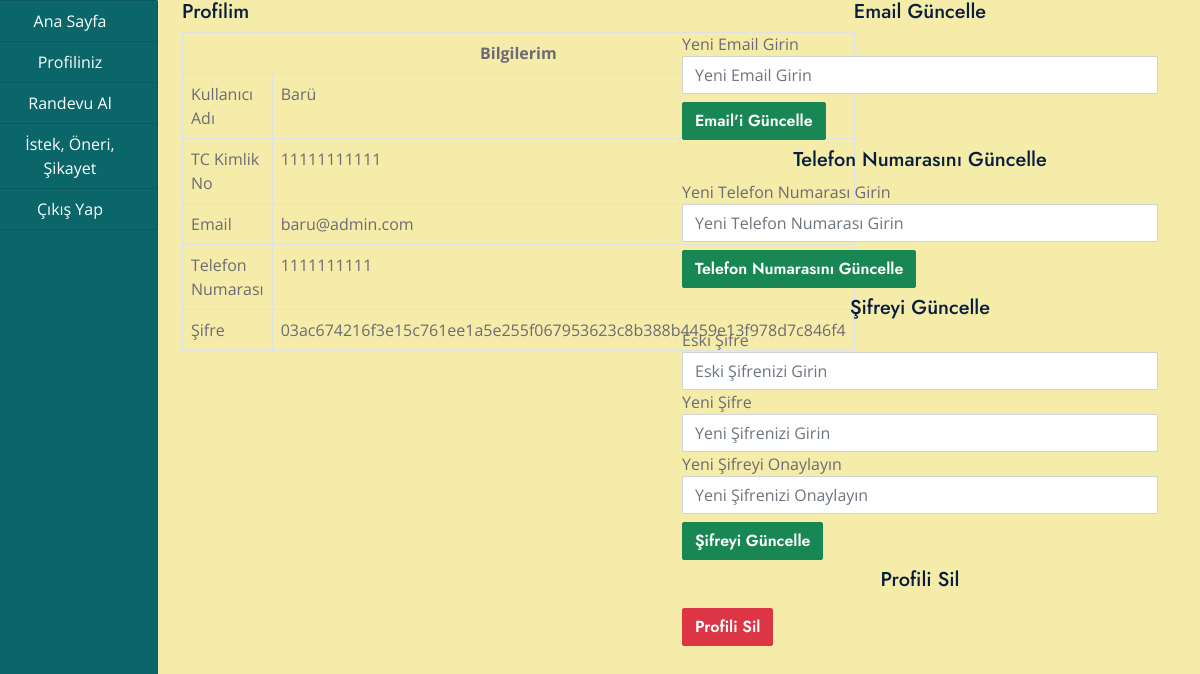
The page /hasta/profil.php (signed in) on the database its author committed.
### tables this page shows
CREATE TABLE `kullanici_hasta` (
  `id` int(11) NOT NULL,
  `kullanici_tcno` varchar(11) NOT NULL,
  `kullanici_ad_soyad` varchar(100) NOT NULL,
  `kullanici_sifre` varchar(100) NOT NULL,
  `kullanici_dogum` date NOT NULL,
  `kullanici_email` varchar(100) NOT NULL,
  `kullanici_tel` varchar(10) NOT NULL
);

### hasta/profil.php (the view, shortened to what this page needs)
<?php
include ("../baglanti.php");
$kullanici_id = $_SESSION['id'];
$hasta_sorgu = "SELECT * FROM kullanici_hasta WHERE id='$kullanici_id'";
$hasta_sorgu_sonuc = mysqli_query($baglanti, $hasta_sorgu);
$kullanici_bilgi_getir = mysqli_fetch_array($hasta_sorgu_sonuc);
?>
<!DOCTYPE html>
<html lang="tr">
<head>
    <link href="https://cdnjs.cloudflare.com/ajax/libs/font-awesome/5.10.0/css/all.min.css" rel="stylesheet">
    <link href="https://cdn.jsdelivr.net/npm/bootstrap-icons@1.4.1/font/bootstrap-icons.css" rel="stylesheet">
    <link href="../assets/lib/owlcarousel/assets/owl.carousel.min.css" rel="stylesheet">
    <link href="../assets/lib/animate/animate.min.css" rel="stylesheet">
    <link href="../assets/lib/tempusdominus/css/tempusdominus-bootstrap-4.min.css" rel="stylesheet" />
    <link href="../assets/lib/twentytwenty/twentytwenty.css" rel="stylesheet" />
    <link href="../assets/css/bootstrap.min.css" rel="stylesheet">
    <link href="../assets/css/style.css" rel="stylesheet">
</head>
<body>
    <div class="container-fluid">
        <div class="col-md-12">
            <div class="row">
                <div class="col-md-2" style="margin-left: -30px;">
                    <?php include("menu.php"); ?>
                </div>
                <div class="col-md-10">
                    <div class="col-md-12">
                        <div class="row">
                            <div class="col-md-6">
                                <h5>Profilim</h5>
                                <table class="table table-bordered">
                                    <tr>
                                        <th colspan="2" class="text-center">Bilgilerim</th>
                                    </tr>
                                    <tr>
                                        <td>Kullanıcı Adı</td>
                                        <td><?php echo htmlspecialchars($kullanici_bilgi_getir['kullanici_ad_soyad']); ?></td>
                                    </tr>
                                    <tr>
                                        <td>TC Kimlik No</td>
                                        <td><?php echo htmlspecialchars($kullanici_bilgi_getir['kullanici_tcno']); ?></td>
                                    </tr>
                                    <tr>
                                        <td>Email</td>
                                        <td><?php echo htmlspecialchars($kullanici_bilgi_getir['kullanici_email']); ?></td>
                                    </tr>
                                    <tr>
                                        <td>Telefon Numarası</td>
                                        <td><?php echo htmlspecialchars($kullanici_bilgi_getir['kullanici_tel']); ?></td>
                                    </tr>
                                    <tr>
                                        <td>Şifre</td>
                                        <td><?php echo htmlspecialchars($kullanici_bilgi_getir['kullanici_sifre']); ?></td>
                                    </tr>
                                </table>
                            </div>
                            <div class="col-md-6">
                                <h5 class="text-center">Email Güncelle</h5>
                                <form method="post">
                                    <label>Yeni Email Girin</label>
                                    <input type="email" name="kullanici_email" class="form-control" autocomplete="off" placeholder="Yeni Email Girin" required>
                                    <input type="submit" name="emailguncelle" class="btn btn-success my-2" value="Email'i Güncelle">
                                </form>
                                <h5 class="text-center">Telefon Numarasını Güncelle</h5>
                                <form method="post">
                                    <label>Yeni Telefon Numarası Girin</label>
                                    <input type="text" name="kullanici_tel" class="form-control" autocomplete="off" placeholder="Yeni Telefon Numarası Girin" required>
                                    <input type="submit" name="telefonguncelle" class="btn btn-success my-2" value="Telefon Numarasını Güncelle">
                                </form>
                                <h5 class="text-center">Şifreyi Güncelle</h5>
                                <form method="post">
                                    <label>Eski Şifre</label>
                                    <input type="password" name="eski_sifre" class="form-control" autocomplete="off" placeholder="Eski Şifrenizi Girin" required>
                                    <label>Yeni Şifre</label>
                                    <input type="password" name="yenisifre" class="form-control" autocomplete="off" placeholder="Yeni Şifrenizi Girin" required>
                                    <label>Yeni Şifreyi Onaylayın</label>
                                    <input type="password" name="sifreonay" class="form-control" autocomplete="off" placeholder="Yeni Şifrenizi Onaylayın" required>
                                    <input type="submit" name="sifreguncelle" class="btn btn-success my-2" value="Şifreyi Güncelle">
                                </form>
                                <h5 class="text-center">Profili Sil</h5>
                                <form method="post" onsubmit="return confirm('Profilinizi silmek istediğinizden emin misiniz?');">
                                    <input type="submit" name="profilsil" class="btn btn-danger my-2" value="Profili Sil">
                                </form>
                            </div>
                        </div>
                    </div>
                </div>
            </div>
        </div>
    </div>
</body>
</html>

### assets/css/style.css (style rules this page uses)
:root { --primary: #0B666A; --secondary: #F57E57; --light: #F6ECA9; --dark: #071952; }
h5, h6, .font-weight-medium { font-weight: 500 !important; }
.btn { font-family: 'Jost', sans-serif; font-weight: 600; transition: .5s; }
.table { background-color: transparent; }

### rows shown on the page
kullanici_hasta: kullanici_ad_soyad "Barü", kullanici_tcno "11111111111", kullanici_email "baru@admin.com", kullanici_tel "1111111111", kullanici_sifre "03ac674216f3e15c761ee1a5e255f067953623c8b388b4459e13f978d7c846f4"
